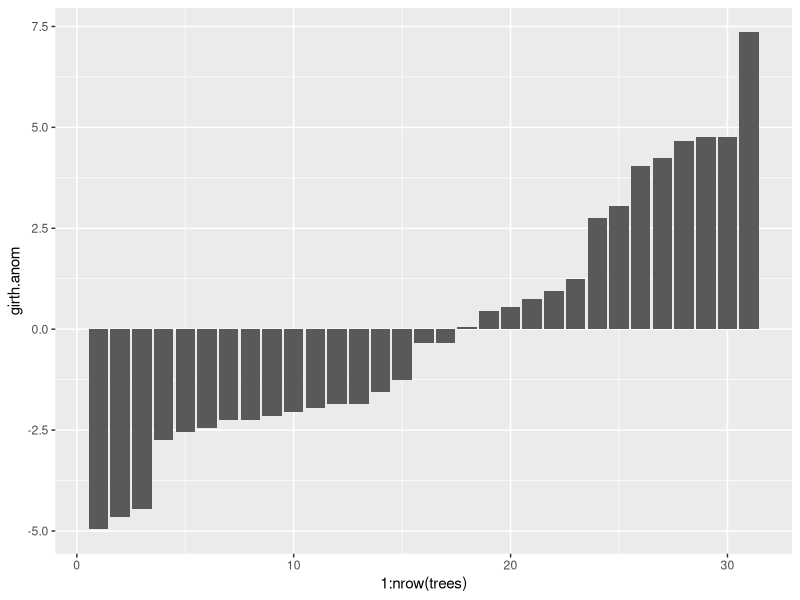
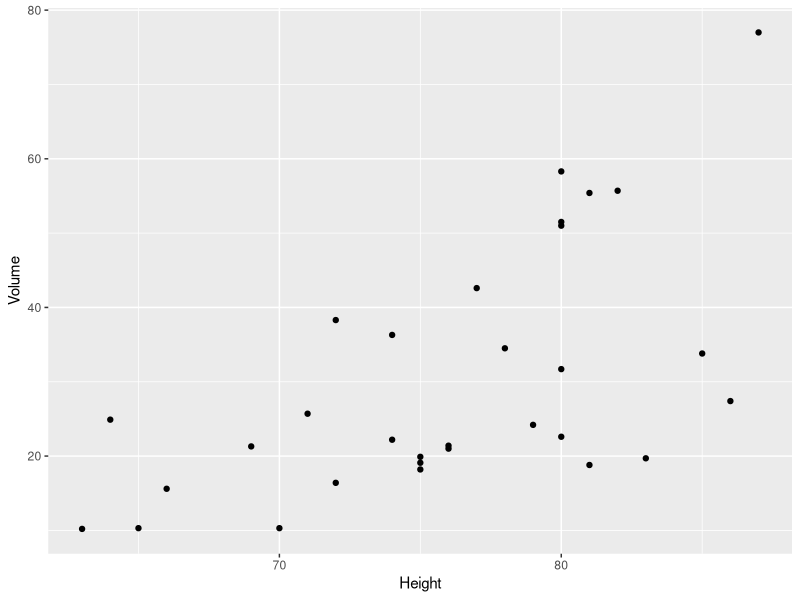
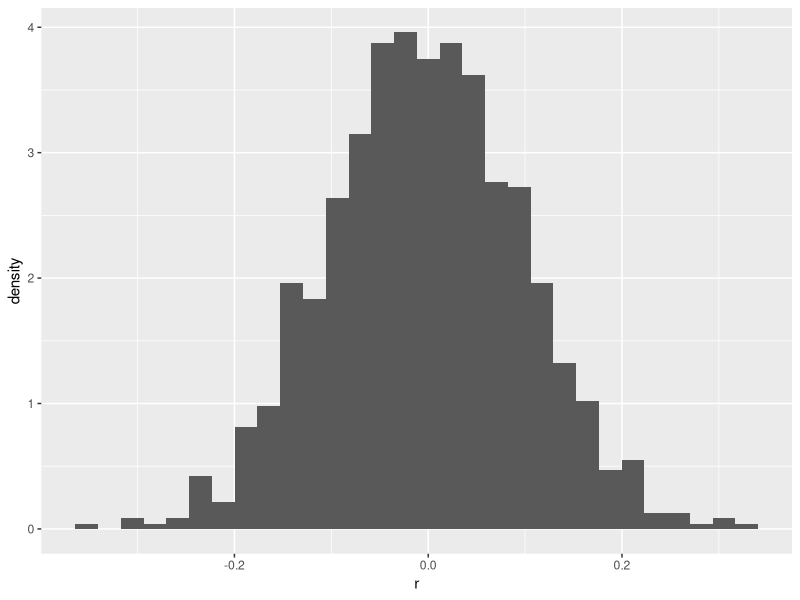
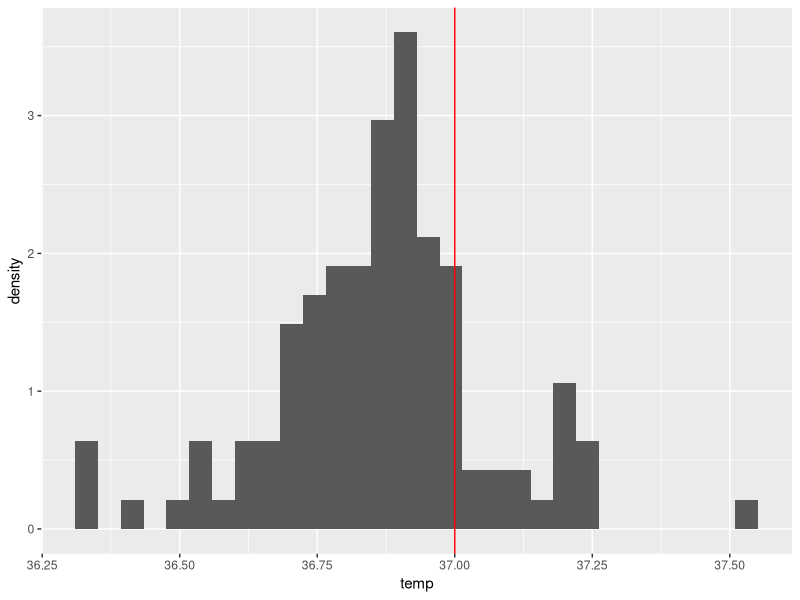
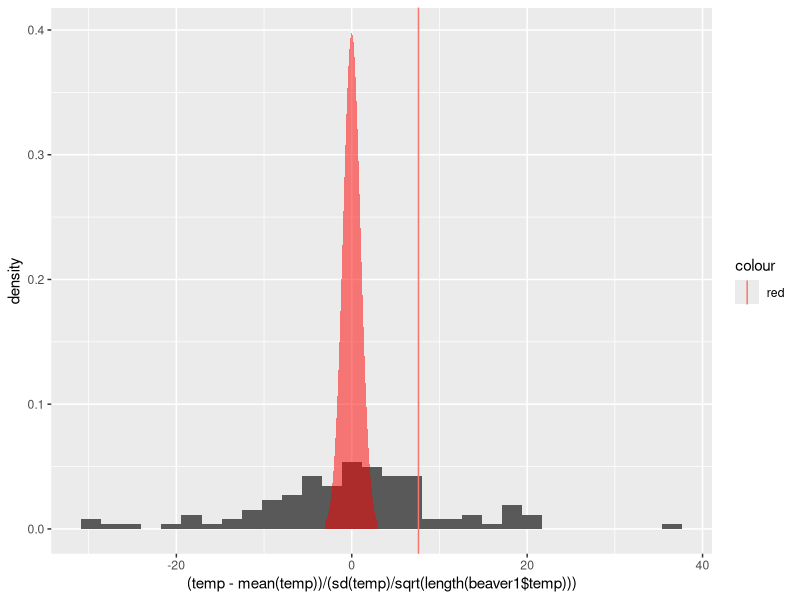
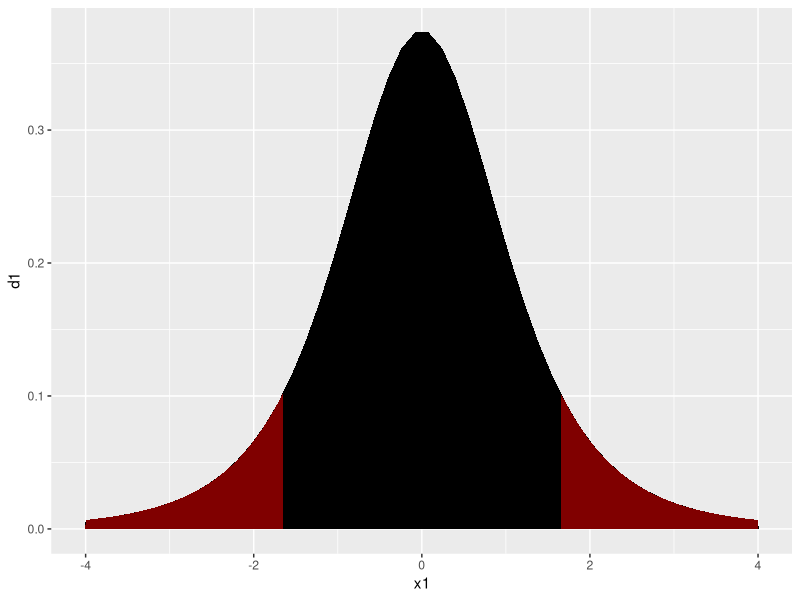
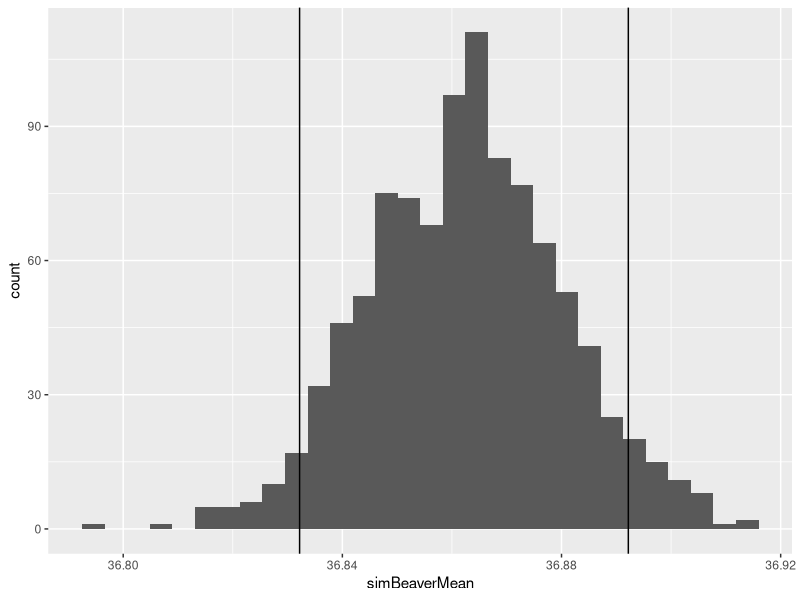
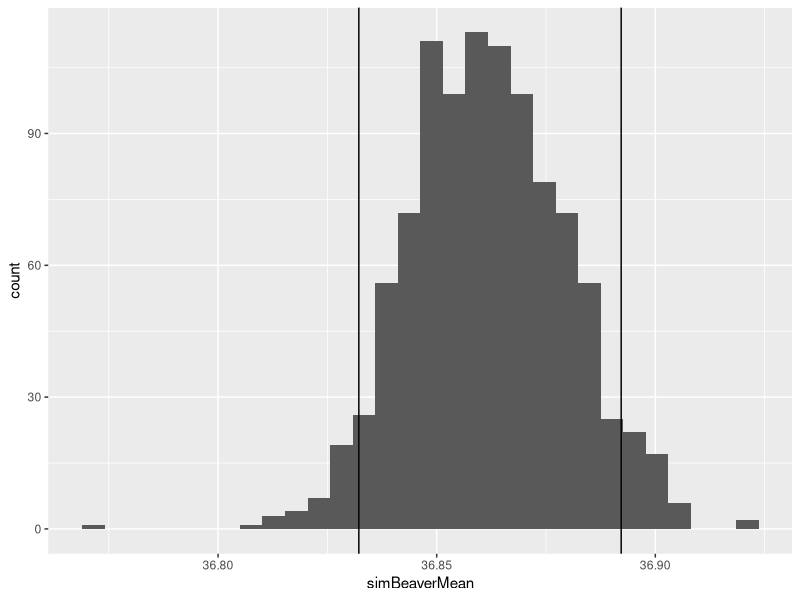

These charts were generated, in order, by the following R code:
## ---- chunk 1
head(trees)
## ---- chunk 2
girthAnom = trees[,1]-mean(trees[,1])
girthVar = t(girthAnom)%*%girthAnom / (length(girthAnom)-1)
print(girthVar)
#check it
var(trees[,1])
## ---- chunk 3
library(ggplot2)
mean.girth = mean(trees$Girth)
trees = trees
trees$girth.anom = trees$Girth-mean.girth
head(trees)
ggplot(trees,aes(x=1:nrow(trees),y=girth.anom))+geom_bar(stat="identity")

## ---- chunk 4
ggplot(trees,aes(x=Height, y=Volume)) + geom_point() 
## ---- chunk 5
height.anom = trees$Height - mean(trees$Height)
volume.anom = trees$Volume - mean(trees$Volume)
covarianceHV = t(height.anom) %*% volume.anom / (length(trees$Volume)-1)
print(covarianceHV)
#check it 
cov(trees$Height,trees$Volume)

## ---- chunk 6
girth.anom = trees$Girth - mean(trees$Girth)
volume.anom = trees$Volume - mean(trees$Volume)
covarianceGV = t(girth.anom) %*% volume.anom / (length(trees$Volume)-1)
print(covarianceGV)
#check it
cov(girth.anom,volume.anom)

## ---- chunk 7
maxCovHV = sqrt(t(height.anom)%*%height.anom / (length(height.anom)-1) * t(volume.anom)%*%(volume.anom) / (length(height.anom)-1))
maxCovGV =  sqrt(t(girth.anom)%*%girth.anom / (length(height.anom)-1) * t(volume.anom)%*%(volume.anom)  / (length(height.anom)-1))

rhoHV = covarianceHV/maxCovHV
rhoGV = covarianceGV/maxCovGV

print(rhoHV)
print(rhoGV)
## ---- chunk 8
print(cor(trees$Height,trees$Volume))
print(cor(trees$Girth,trees$Volume))

## ---- chunk 9
r=c()#Initialize a spot for our random calculations to go
for(i in 1:1000){#lets do this a thousand times
  rd1 = rnorm(100)#simulate data each time through the loop
  rd2 = rnorm(100)#twice
  r[i] = cor(rd1,rd2)#correlate and store the values
}
#now let's plot it
ggplot()+geom_histogram(aes(x=r,y=..density..)) #Let's look at my favorite plot


## ---- chunk 10
#Lets take a look at our observations
ggplot(beaver1)+geom_histogram(aes(x=temp,y=..density..))+geom_vline(xintercept = 37,color="red")
## ---- chunk 11
#Lets take a look at our observations
myplot = ggplot(beaver1)+geom_histogram(aes(x=(temp-mean(temp))/(sd(temp)/sqrt(length(beaver1$temp))),y=..density..))+geom_vline(aes(xintercept = (37-mean(beaver1$temp))/(sd(beaver1$temp)/sqrt(length(beaver1$temp))),color="red"))
#and let's add a tdistribution
td = dt(seq(-3,3,by=.1),df=length(beaver1$temp)-2)
ndf = data.frame(x=seq(-3,3,by=.1),y=td)
myplot+geom_area(data=ndf,aes(x=x,y=y),fill="red",alpha=0.5)
## ---- chunk 12
Tstat = (37-mean(beaver1$temp))/(sd(beaver1$temp)/sqrt(length(beaver1$temp)))
print(Tstat)
## ---- chunk 13
pval = pt(Tstat,df = length(beaver1$temp)-2)
print(pval)
## ---- chunk 14
tstatHi = 0.03/(sd(beaver1$temp)/sqrt(length(beaver1$temp)))
tstatLo = -0.03/(sd(beaver1$temp)/sqrt(length(beaver1$temp)))

x1 = seq(-4,4,length.out = 50)
d1 = dt(x1,df=length(beaver1-2))
x2 = seq(tstatHi,4,length.out = 50)
d2 = dt(x2,df=length(beaver1-2))
x3 = seq(-4,tstatLo,length.out = 50)
d3 = dt(x3,df=length(beaver1-2))

plotdf = data.frame(x1,x2,x3,d1,d2,d3)
ggplot(plotdf)+geom_area(aes(x1,d1),fill = "black")+geom_area(aes(x2,d2),fill="red",alpha=0.5)+geom_area(aes(x3,d3),fill="red",alpha=0.5)
## ---- chunk 15
pt(tstatLo,df=length(beaver1$temp))*2
## ---- chunk 16
x=tstatHi#x can be positive or negative now!

pt(-abs(x),df=length(beaver1$temp))*2

## ---- chunk 17
bmean = mean(beaver1$temp)
bsd = sd(beaver1$temp)
nits = 1000
simBeaverMean = matrix(NA,nits,1)
for(i in 1:nits){#for every iteration
  simBeaver = rnorm(n = length(beaver1$temp),mean = bmean,sd=bsd)
  simBeaverMean[i] = mean(simBeaver)
  
  }


## ---- chunk 18
hiTemp = mean(beaver1$temp)+0.03
loTemp = mean(beaver1$temp)-0.03
ggplot()+geom_histogram(aes(x=simBeaverMean))+geom_vline(aes(xintercept=loTemp))+geom_vline(aes(xintercept=hiTemp))
## ---- chunk 19
quantile(simBeaverMean,c(0.025,0.975))
## ---- chunk 20
beaverCDF = ecdf(simBeaverMean)
ourProbs = beaverCDF(c(loTemp,hiTemp))
totalExtremeProb = ourProbs[1]+(1-ourProbs[2])
## ---- chunk 21
nits = 1000
simBeaverMean = matrix(NA,nits,1)
for(i in 1:nits){
  simBeaver = sample(beaver1$temp,size = length(beaver1$temp),replace = TRUE)
  simBeaverMean[i] = mean(simBeaver)
}
## ---- chunk 22
#So now we have 1000 possible means from our dataset
#let's take a look
hiTemp = bmean+0.03
loTemp = bmean-0.03
ggplot()+geom_histogram(aes(x=simBeaverMean))+geom_vline(aes(xintercept=loTemp))+
  geom_vline(aes(xintercept = hiTemp))

#lets use our simulated results to calculate a 95% confidence interval on our mean
quantile(simBeaverMean,c(0.025, 0.975))

#what about figuring out percentiles, given a certain critical value?
beaverCDF = ecdf(simBeaverMean)
ourProbs = beaverCDF(c(loTemp,hiTemp))
print(ourProbs)
totalExtremeProb = ourProbs[1]+(1-ourProbs[2])
print(totalExtremeProb)
## ---- chunk 23
#One last example: Jackknifing
simBeaverMean = matrix(NA,length(beaver1$temp),1)
for(i in 1:length(beaver1$temp)){
  simBeaver = beaver1$temp[-i]
  simBeaverMean[i] = mean(simBeaver)
}
## ---- chunk 24

#So now we have 1000 possible means from our dataset
#let's take a look
hiTemp = bmean+0.03
loTemp = bmean-0.03
ggplot()+geom_histogram(aes(x=simBeaverMean))+geom_vline(aes(xintercept=loTemp))+
  geom_vline(aes(xintercept = hiTemp))

#lets use our simulated results to calculate a 95% confidence interval on our mean
quantile(simBeaverMean,c(0.025, 0.975))

#what about figuring out percentiles, given a certain critical value?
beaverCDF = ecdf(simBeaverMean)
ourProbs = beaverCDF(c(loTemp,hiTemp))
print(ourProbs)
totalExtremeProb = ourProbs[1]+(1-ourProbs[2])
print(totalExtremeProb)


## ---- chunk 25
awesome = function(vec){
  out = list()#initialize my list
  out$mean = mean(vec)#calculate and store the mean
  out$sd = sd(vec)#again for sd
  out$input = vec#and store the vector.
  
  return(out)
}


my.out = awesome(rnorm(100)) #let's try with 100 random datapoints
print(my.out$mean)
print(my.out$input)



